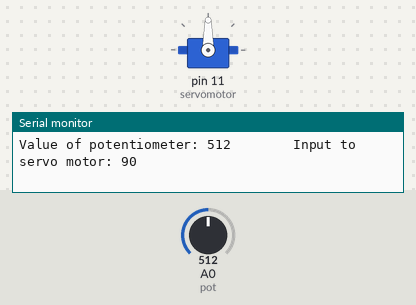
This sketch was run on a simulated Arduino Uno, built with avr-gcc and run on an emulated ATmega328P. On the bench: servo, the last lines printed to the serial monitor. The inputs (shaded band) are chosen by the test bench; at power-on: A0 (pot) = 512.

Above: at 1.2 s.
1.3 s: A0 (pot) set to 988
At 2.0 s:
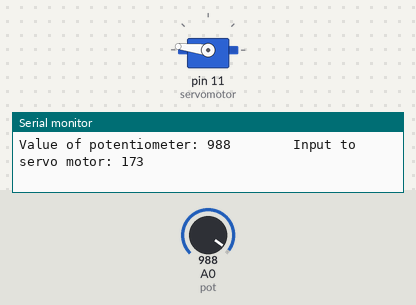
2.9 s: A0 (pot) set to 1017
At 3.8 s:
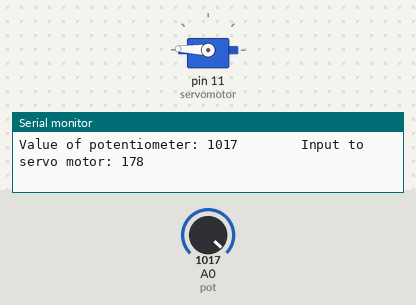
5.9 s: A0 (pot) set to 900
At 7.2 s:
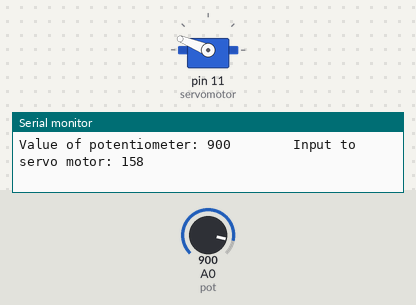
7.5 s: A0 (pot) set to 576
At 8.8 s:
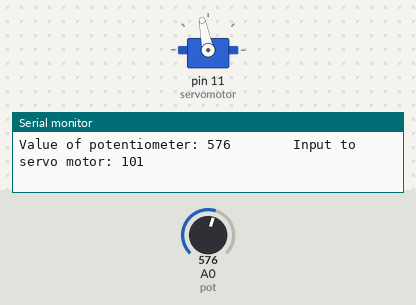
9.1 s: A0 (pot) set to 556
At 10.4 s:
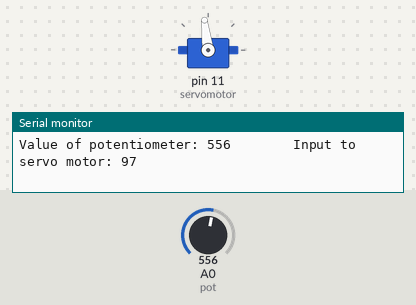
10.7 s: A0 (pot) set to 716
At 11.2 s:
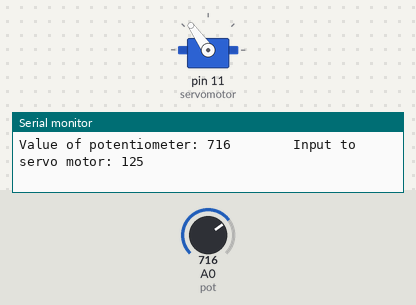
Timing chart, 0 to 13.3 s (numbered marks = the images above; inputs shaded):
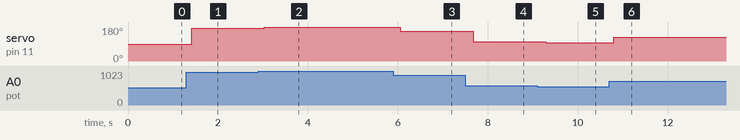

Measured:
- after the input at 1.3 s, servo on pin 11 (servomotor): 90° → 173° after 0.11 s
- after the input at 2.9 s, servo on pin 11 (servomotor): 173° → 178° after 0.13 s
- after the input at 5.9 s, servo on pin 11 (servomotor): 178° → 158° after 0.16 s
- after the input at 7.5 s, servo on pin 11 (servomotor): 158° → 101° after 0.17 s
- after the input at 9.1 s, servo on pin 11 (servomotor): 101° → 97° after 0.19 s
- after the input at 10.7 s, servo on pin 11 (servomotor): 97° → 125° after 0.10 s

The sketch:

Servo_Control_With_Potentiometer.ino
```cpp
#include<Servo.h>

#define pot A0
#define servomotor 11

int potential_value;
int servo_input;

Servo servo;
void setup() {
  // put your setup code here, to run once:
servo.attach(servomotor);
pinMode(pot,INPUT);
Serial.begin(9600);
}

void loop() {
  // put your main code here, to run repeatedly:
potential_value=analogRead(pot);
servo_input=map(potential_value,0,1023,0,180);
delay(100);
Serial.print("Value of potentiometer: ");
Serial.print(potential_value);
Serial.print("        Input to servo motor: ");
Serial.println(servo_input);
servo.write(servo_input);
}
```
